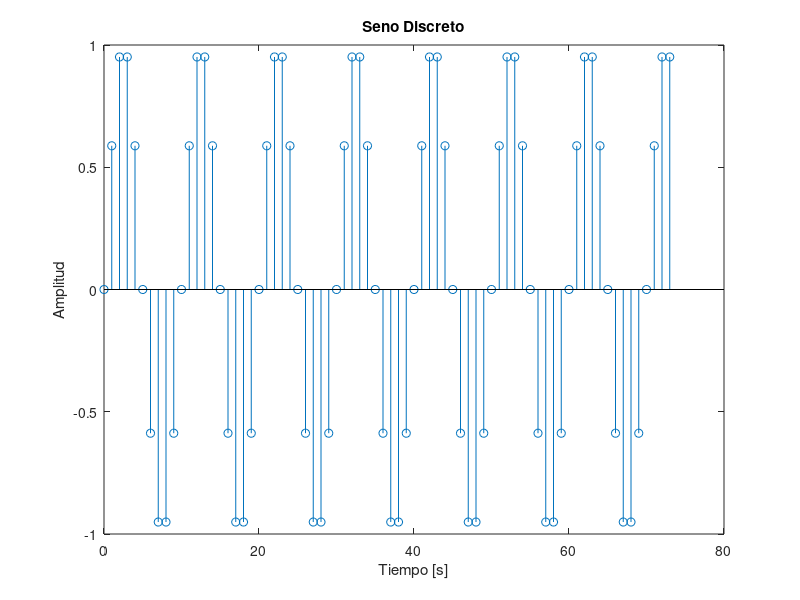

Recreate this plot in MATLAB.

%EJERCICIO 1:

  %a

  fs = 0.1;          % Frecuencia de muestreo
  t_dur = 300;         % Duración de la simulación en segundos
  N1 = fs*t_dur;       % Cantidad de muestras
  n1 = 0:200;         % Ancho de simulacion
  t1 = n1/fs;          % Cada cuanto muestrea

  F_in=0.005; %valor en herzs

  X = cos(2*pi*F_in*t1);

  stem(t1,X);
  xlabel('Tiempo [s]');
  ylabel('Amplitud');
  title('Coseno Discreto');


  %b

  fs = 10;          % Frecuencia de muestreo
  t_dur = 300;         % Duración de la simulación en segundos
  N1 = fs*t_dur;       % Cantidad de muestras
  n1 = 0:N1-1;         % Ancho de simulacion
  t1 = n1/fs;          % Cada cuanto muestrea

  F_in=(30/105); %valor en herzs

  X = cos(pi*F_in*t1);

  stem(t1,X);
  xlabel('Tiempo [s]');
  ylabel('Amplitud');
  title('Coseno Discreto');

  %c

  fs = 150;          % Frecuencia de muestreo
  t_dur = 3;         % Duración de la simulación en segundos
  N1 = fs*t_dur;       % Cantidad de muestras
  n1 = 0:N1-1;         % Ancho de simulacion
  t1 = n1/fs;          % Cada cuanto muestrea

  F_in=3; %valor en herzs

  X = cos(pi*F_in*t1);

  stem(t1,X);
  xlabel('Tiempo [s]');
  ylabel('Amplitud');
  title('Coseno Discreto');

  %d

  fs = 15;          % Frecuencia de muestreo
  t_dur = 3;         % Duración de la simulación en segundos
  N1 = fs*t_dur;       % Cantidad de muestras
  n1 = 0:N1-1;         % Ancho de simulacion
  t1 = n1/fs;          % Cada cuanto muestrea

  F_in_d=3; %valor en herzs

  X = sin(F_in_d*t1);

  stem(t1,X);
  xlabel('Tiempo [s]');
  ylabel('Amplitud');
  title('Seno Discreto');

  %e

  fs = 24.8;          % Frecuencia de muestreo
  t_dur = 3;         % Duración de la simulación en segundos
  N1 = fs*t_dur;       % Cantidad de muestras
  n1 = 0:N1-1;         % Ancho de simulacion
  t1 = n1/fs;          % Cada cuanto muestrea

  F_in_d=(62/10); %valor en herzs

  X = sin(pi*F_in_d*n1);

  stem(n1,X);
  xlabel('Tiempo [s]');
  ylabel('Amplitud');
  title('Seno Discreto');
